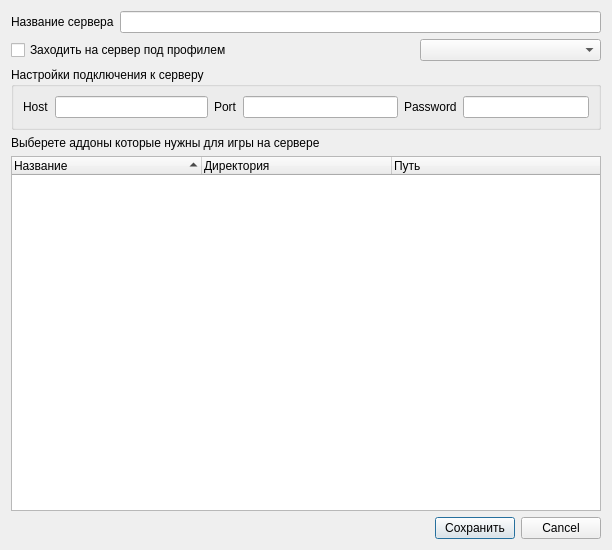
<?xml version="1.0" encoding="UTF-8"?>
<ui version="4.0">
 <class>serverEdit</class>
 <widget class="QDialog" name="serverEdit">
  <property name="geometry">
   <rect>
    <x>0</x>
    <y>0</y>
    <width>612</width>
    <height>550</height>
   </rect>
  </property>
  <property name="font">
   <font>
    <kerning>true</kerning>
   </font>
  </property>
  <property name="windowTitle">
   <string>Изменение настроек сервера</string>
  </property>
  <layout class="QGridLayout" name="gridLayout_2">
   <item row="0" column="0">
    <layout class="QHBoxLayout" name="horizontalLayout_4">
     <item>
      <widget class="QLabel" name="serverName_label">
       <property name="text">
        <string>Название сервера</string>
       </property>
      </widget>
     </item>
     <item>
      <widget class="QLineEdit" name="serverName">
       <property name="clearButtonEnabled">
        <bool>true</bool>
       </property>
      </widget>
     </item>
    </layout>
   </item>
   <item row="1" column="0">
    <layout class="QHBoxLayout" name="horizontalLayout_5">
     <item>
      <widget class="QCheckBox" name="name_check">
       <property name="sizePolicy">
        <sizepolicy hsizetype="Fixed" vsizetype="Fixed">
         <horstretch>0</horstretch>
         <verstretch>0</verstretch>
        </sizepolicy>
       </property>
       <property name="text">
        <string>Заходить на сервер под профилем</string>
       </property>
      </widget>
     </item>
     <item>
      <spacer name="horizontalSpacer">
       <property name="orientation">
        <enum>Qt::Horizontal</enum>
       </property>
       <property name="sizeHint" stdset="0">
        <size>
         <width>40</width>
         <height>20</height>
        </size>
       </property>
      </spacer>
     </item>
     <item>
      <widget class="QComboBox" name="name">
       <property name="sizePolicy">
        <sizepolicy hsizetype="MinimumExpanding" vsizetype="Fixed">
         <horstretch>0</horstretch>
         <verstretch>0</verstretch>
        </sizepolicy>
       </property>
      </widget>
     </item>
    </layout>
   </item>
   <item row="2" column="0">
    <widget class="QGroupBox" name="groupBox">
     <property name="title">
      <string>Настройки подключения к серверу</string>
     </property>
     <layout class="QGridLayout" name="gridLayout">
      <item row="0" column="0">
       <layout class="QHBoxLayout" name="horizontalLayout">
        <item>
         <widget class="QLabel" name="serverIP_label">
          <property name="text">
           <string>Host</string>
          </property>
         </widget>
        </item>
        <item>
         <widget class="QLineEdit" name="serverIP">
          <property name="inputMask">
           <string/>
          </property>
          <property name="text">
           <string/>
          </property>
          <property name="clearButtonEnabled">
           <bool>true</bool>
          </property>
         </widget>
        </item>
       </layout>
      </item>
      <item row="0" column="1">
       <layout class="QHBoxLayout" name="horizontalLayout_2">
        <item>
         <widget class="QLabel" name="serverPort_label">
          <property name="text">
           <string>Port</string>
          </property>
         </widget>
        </item>
        <item>
         <widget class="QLineEdit" name="serverPort">
          <property name="inputMask">
           <string>0999</string>
          </property>
          <property name="maxLength">
           <number>4</number>
          </property>
          <property name="clearButtonEnabled">
           <bool>true</bool>
          </property>
         </widget>
        </item>
       </layout>
      </item>
      <item row="0" column="2">
       <layout class="QHBoxLayout" name="horizontalLayout_3">
        <item>
         <widget class="QLabel" name="serverPassword_label">
          <property name="text">
           <string>Password</string>
          </property>
         </widget>
        </item>
        <item>
         <widget class="QLineEdit" name="serverPassword">
          <property name="clearButtonEnabled">
           <bool>true</bool>
          </property>
         </widget>
        </item>
       </layout>
      </item>
     </layout>
    </widget>
   </item>
   <item row="3" column="0">
    <layout class="QVBoxLayout" name="verticalLayout">
     <item>
      <widget class="QLabel" name="selectAddons">
       <property name="font">
        <font>
         <pointsize>9</pointsize>
        </font>
       </property>
       <property name="text">
        <string>Выберете аддоны которые нужны для игры на сервере</string>
       </property>
      </widget>
     </item>
     <item>
      <widget class="QTreeWidget" name="addonTree">
       <property name="sizePolicy">
        <sizepolicy hsizetype="Expanding" vsizetype="Expanding">
         <horstretch>0</horstretch>
         <verstretch>0</verstretch>
        </sizepolicy>
       </property>
       <property name="toolTipDuration">
        <number>-1</number>
       </property>
       <property name="autoFillBackground">
        <bool>false</bool>
       </property>
       <property name="frameShape">
        <enum>QFrame::StyledPanel</enum>
       </property>
       <property name="frameShadow">
        <enum>QFrame::Sunken</enum>
       </property>
       <property name="verticalScrollBarPolicy">
        <enum>Qt::ScrollBarAsNeeded</enum>
       </property>
       <property name="horizontalScrollBarPolicy">
        <enum>Qt::ScrollBarAlwaysOff</enum>
       </property>
       <property name="sizeAdjustPolicy">
        <enum>QAbstractScrollArea::AdjustToContentsOnFirstShow</enum>
       </property>
       <property name="selectionMode">
        <enum>QAbstractItemView::SingleSelection</enum>
       </property>
       <property name="autoExpandDelay">
        <number>-1</number>
       </property>
       <property name="rootIsDecorated">
        <bool>false</bool>
       </property>
       <property name="itemsExpandable">
        <bool>false</bool>
       </property>
       <property name="sortingEnabled">
        <bool>true</bool>
       </property>
       <property name="expandsOnDoubleClick">
        <bool>false</bool>
       </property>
       <attribute name="headerDefaultSectionSize">
        <number>190</number>
       </attribute>
       <column>
        <property name="text">
         <string>Название</string>
        </property>
       </column>
       <column>
        <property name="text">
         <string>Директория</string>
        </property>
       </column>
       <column>
        <property name="text">
         <string>Путь</string>
        </property>
       </column>
      </widget>
     </item>
    </layout>
   </item>
   <item row="4" column="0">
    <layout class="QHBoxLayout" name="horizontalLayout_6">
     <item>
      <spacer name="horizontalSpacer_2">
       <property name="orientation">
        <enum>Qt::Horizontal</enum>
       </property>
       <property name="sizeHint" stdset="0">
        <size>
         <width>40</width>
         <height>20</height>
        </size>
       </property>
      </spacer>
     </item>
     <item>
      <widget class="QPushButton" name="save">
       <property name="text">
        <string>Сохранить</string>
       </property>
      </widget>
     </item>
     <item>
      <widget class="QDialogButtonBox" name="clancel">
       <property name="sizePolicy">
        <sizepolicy hsizetype="Fixed" vsizetype="Fixed">
         <horstretch>0</horstretch>
         <verstretch>0</verstretch>
        </sizepolicy>
       </property>
       <property name="orientation">
        <enum>Qt::Horizontal</enum>
       </property>
       <property name="standardButtons">
        <set>QDialogButtonBox::Cancel</set>
       </property>
      </widget>
     </item>
    </layout>
   </item>
  </layout>
 </widget>
 <resources/>
 <connections>
  <connection>
   <sender>clancel</sender>
   <signal>accepted()</signal>
   <receiver>serverEdit</receiver>
   <slot>accept()</slot>
   <hints>
    <hint type="sourcelabel">
     <x>248</x>
     <y>254</y>
    </hint>
    <hint type="destinationlabel">
     <x>157</x>
     <y>274</y>
    </hint>
   </hints>
  </connection>
  <connection>
   <sender>clancel</sender>
   <signal>rejected()</signal>
   <receiver>serverEdit</receiver>
   <slot>reject()</slot>
   <hints>
    <hint type="sourcelabel">
     <x>316</x>
     <y>260</y>
    </hint>
    <hint type="destinationlabel">
     <x>286</x>
     <y>274</y>
    </hint>
   </hints>
  </connection>
 </connections>
</ui>
